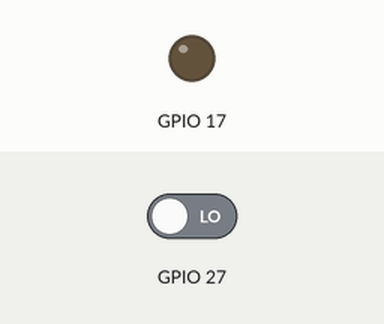
The program below on a simulated Raspberry Pi (BCM pin numbers). Shown: output pins drawn as LEDs (lit = HIGH). Inputs (shaded band) come from the test bench; at power-on: GPIO 27 LOW. What the program prints to the terminal is not drawn.

Above: at 1.2 s.
1.3 s: GPIO 27 driven HIGH
At 2.0 s:
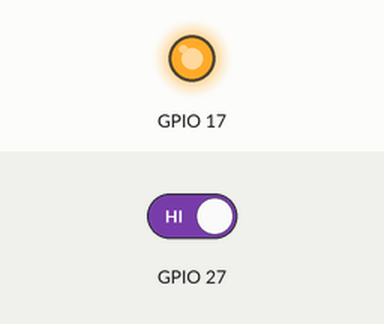
2.8 s: GPIO 27 driven LOW
At 3.1 s:
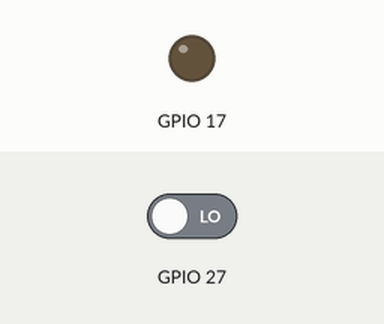
Timing chart, 0 to 5.8 s (numbered marks = the images above; inputs shaded):
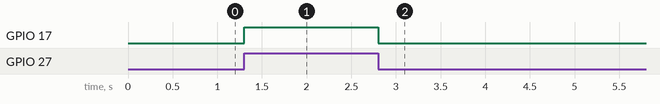

The program:

2ledButton.py
```python
import RPi.GPIO as GPIO
import time

GPIO.setmode(GPIO.BCM)
GPIO.setup(17, GPIO.OUT)
GPIO.setup(27, GPIO.IN)

def blink():
	GPIO.output(17, False)
	while True:
                if GPIO.input(27):
                        GPIO.output(17, True)


		else:
                        print ("pressed")
                        GPIO.output(17, False)


	GPIO.cleanup()


blink()
```

Measured:
- after the input at 1.3 s, GPIO 17: LOW → HIGH at once
- after the input at 2.8 s, GPIO 17: HIGH → LOW at once
